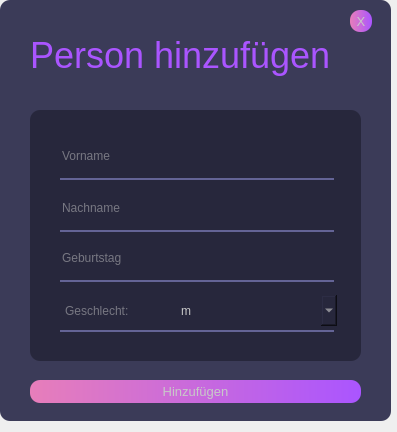
<?xml version="1.0" encoding="UTF-8"?>
<ui version="4.0">
 <class>Form</class>
 <widget class="QWidget" name="Form">
  <property name="geometry">
   <rect>
    <x>0</x>
    <y>0</y>
    <width>397</width>
    <height>432</height>
   </rect>
  </property>
  <property name="windowTitle">
   <string>Form</string>
  </property>
  <widget class="QFrame" name="frame_3">
   <property name="geometry">
    <rect>
     <x>0</x>
     <y>0</y>
     <width>391</width>
     <height>421</height>
    </rect>
   </property>
   <property name="styleSheet">
    <string notr="true">background-color: rgb(59, 59, 88);
border-radius:10px;
</string>
   </property>
   <property name="frameShape">
    <enum>QFrame::StyledPanel</enum>
   </property>
   <property name="frameShadow">
    <enum>QFrame::Raised</enum>
   </property>
   <widget class="QLabel" name="label_2">
    <property name="geometry">
     <rect>
      <x>30</x>
      <y>30</y>
      <width>351</width>
      <height>51</height>
     </rect>
    </property>
    <property name="font">
     <font>
      <family>Segoe UI</family>
      <pointsize>27</pointsize>
      <weight>50</weight>
      <bold>false</bold>
     </font>
    </property>
    <property name="styleSheet">
     <string notr="true">color: qlineargradient(spread:pad, x1:0, y1:0.460227, x2:1, y2:0.46, stop:0 rgba(231, 126, 186, 255), stop:1 rgba(170, 85, 255, 255));</string>
    </property>
    <property name="text">
     <string>Person hinzufügen</string>
    </property>
    <property name="alignment">
     <set>Qt::AlignLeading|Qt::AlignLeft|Qt::AlignVCenter</set>
    </property>
   </widget>
   <widget class="QPushButton" name="exit">
    <property name="geometry">
     <rect>
      <x>350</x>
      <y>10</y>
      <width>22</width>
      <height>22</height>
     </rect>
    </property>
    <property name="font">
     <font>
      <family>Segoe UI</family>
      <pointsize>10</pointsize>
      <weight>50</weight>
      <italic>false</italic>
      <bold>false</bold>
     </font>
    </property>
    <property name="styleSheet">
     <string notr="true">QPushButton#exit{
background-color: qlineargradient(spread:pad, x1:0, y1:0.460227, x2:1, y2:0.46, stop:0 rgba(231, 126, 186, 255), stop:1 rgba(170, 85, 255, 255));
border-radius:10px;
font: 10pt &quot;Segoe UI&quot;;
color:rgb(200, 200, 200);
}
QPushButton#exit:hover {
	font:  75 12pt &quot;Segoe UI&quot;;
	color: rgb(255, 255, 255);
}

QPushButton#exit:pressed{
	
	color: rgb(59, 59, 88);
}</string>
    </property>
    <property name="text">
     <string>X</string>
    </property>
   </widget>
   <widget class="QFrame" name="frame_9">
    <property name="geometry">
     <rect>
      <x>30</x>
      <y>110</y>
      <width>331</width>
      <height>251</height>
     </rect>
    </property>
    <property name="styleSheet">
     <string notr="true">background-color: rgb(39, 39, 60);</string>
    </property>
    <property name="frameShape">
     <enum>QFrame::StyledPanel</enum>
    </property>
    <property name="frameShadow">
     <enum>QFrame::Raised</enum>
    </property>
    <widget class="QFrame" name="frame_2">
     <property name="geometry">
      <rect>
       <x>30</x>
       <y>68</y>
       <width>274</width>
       <height>2</height>
      </rect>
     </property>
     <property name="styleSheet">
      <string notr="true">background-color: rgb(100, 100, 150);</string>
     </property>
     <property name="frameShape">
      <enum>QFrame::StyledPanel</enum>
     </property>
     <property name="frameShadow">
      <enum>QFrame::Raised</enum>
     </property>
    </widget>
    <widget class="QLineEdit" name="forname">
     <property name="geometry">
      <rect>
       <x>30</x>
       <y>30</y>
       <width>274</width>
       <height>31</height>
      </rect>
     </property>
     <property name="styleSheet">
      <string notr="true">font: 15pt &quot;Segoe UI&quot;;
color:rgb(200, 200, 200);</string>
     </property>
     <property name="placeholderText">
      <string>Vorname</string>
     </property>
    </widget>
    <widget class="QLineEdit" name="surname">
     <property name="geometry">
      <rect>
       <x>30</x>
       <y>82</y>
       <width>274</width>
       <height>31</height>
      </rect>
     </property>
     <property name="styleSheet">
      <string notr="true">font: 15pt &quot;Segoe UI&quot;;
color:rgb(200, 200, 200);</string>
     </property>
     <property name="placeholderText">
      <string>Nachname</string>
     </property>
    </widget>
    <widget class="QFrame" name="frame_4">
     <property name="geometry">
      <rect>
       <x>30</x>
       <y>120</y>
       <width>274</width>
       <height>2</height>
      </rect>
     </property>
     <property name="styleSheet">
      <string notr="true">background-color: rgb(100, 100, 150);</string>
     </property>
     <property name="frameShape">
      <enum>QFrame::StyledPanel</enum>
     </property>
     <property name="frameShadow">
      <enum>QFrame::Raised</enum>
     </property>
    </widget>
    <widget class="QLineEdit" name="dateOfBirth">
     <property name="geometry">
      <rect>
       <x>30</x>
       <y>132</y>
       <width>274</width>
       <height>31</height>
      </rect>
     </property>
     <property name="styleSheet">
      <string notr="true">font: 15pt &quot;Segoe UI&quot;;
color:rgb(200, 200, 200);</string>
     </property>
     <property name="placeholderText">
      <string>Geburtstag</string>
     </property>
    </widget>
    <widget class="QFrame" name="frame_5">
     <property name="geometry">
      <rect>
       <x>30</x>
       <y>170</y>
       <width>274</width>
       <height>2</height>
      </rect>
     </property>
     <property name="styleSheet">
      <string notr="true">background-color: rgb(100, 100, 150);</string>
     </property>
     <property name="frameShape">
      <enum>QFrame::StyledPanel</enum>
     </property>
     <property name="frameShadow">
      <enum>QFrame::Raised</enum>
     </property>
    </widget>
    <widget class="QComboBox" name="sex">
     <property name="geometry">
      <rect>
       <x>146</x>
       <y>185</y>
       <width>161</width>
       <height>31</height>
      </rect>
     </property>
     <property name="styleSheet">
      <string notr="true">font: 15pt &quot;Segoe UI&quot;;
color:rgb(200, 200, 200);</string>
     </property>
     <property name="currentText">
      <string>m</string>
     </property>
     <item>
      <property name="text">
       <string>m</string>
      </property>
     </item>
     <item>
      <property name="text">
       <string>w</string>
      </property>
     </item>
     <item>
      <property name="text">
       <string>d</string>
      </property>
     </item>
    </widget>
    <widget class="QFrame" name="frame_6">
     <property name="geometry">
      <rect>
       <x>30</x>
       <y>220</y>
       <width>274</width>
       <height>2</height>
      </rect>
     </property>
     <property name="styleSheet">
      <string notr="true">background-color: rgb(100, 100, 150);</string>
     </property>
     <property name="frameShape">
      <enum>QFrame::StyledPanel</enum>
     </property>
     <property name="frameShadow">
      <enum>QFrame::Raised</enum>
     </property>
    </widget>
    <widget class="QLabel" name="label">
     <property name="geometry">
      <rect>
       <x>35</x>
       <y>185</y>
       <width>111</width>
       <height>31</height>
      </rect>
     </property>
     <property name="styleSheet">
      <string notr="true">font: 15pt &quot;Segoe UI&quot;;
color: rgb(119, 119, 130);</string>
     </property>
     <property name="text">
      <string>Geschlecht:</string>
     </property>
    </widget>
   </widget>
   <widget class="QPushButton" name="addButton">
    <property name="geometry">
     <rect>
      <x>30</x>
      <y>380</y>
      <width>331</width>
      <height>23</height>
     </rect>
    </property>
    <property name="font">
     <font>
      <family>Segoe UI</family>
      <pointsize>10</pointsize>
      <weight>50</weight>
      <italic>false</italic>
      <bold>false</bold>
     </font>
    </property>
    <property name="styleSheet">
     <string notr="true">QPushButton#addButton{
background-color: qlineargradient(spread:pad, x1:0, y1:0.460227, x2:1, y2:0.46, stop:0 rgba(231, 126, 186, 255), stop:1 rgba(170, 85, 255, 255));
border-radius:10px;
font: 10pt &quot;Segoe UI&quot;;
color:rgb(200, 200, 200);
}
QPushButton#addButton:hover {
	font:  75 12pt &quot;Segoe UI&quot;;
	color: rgb(255, 255, 255);
}

QPushButton#addButton:pressed{
	
	color: rgb(59, 59, 88);
}</string>
    </property>
    <property name="text">
     <string>Hinzufügen</string>
    </property>
   </widget>
  </widget>
 </widget>
 <resources/>
 <connections/>
</ui>
